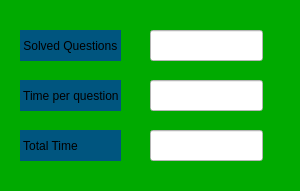
<?xml version="1.0" encoding="UTF-8"?>
<ui version="4.0">
 <class>Form</class>
 <widget class="QWidget" name="Form">
  <property name="geometry">
   <rect>
    <x>0</x>
    <y>0</y>
    <width>300</width>
    <height>191</height>
   </rect>
  </property>
  <property name="windowTitle">
   <string>Form</string>
  </property>
  <property name="styleSheet">
   <string notr="true">background-color: rgb(0, 170, 0);</string>
  </property>
  <widget class="QLabel" name="label">
   <property name="geometry">
    <rect>
     <x>20</x>
     <y>30</y>
     <width>101</width>
     <height>31</height>
    </rect>
   </property>
   <property name="styleSheet">
    <string notr="true">background-color: rgb(0, 85, 127);</string>
   </property>
   <property name="text">
    <string> Solved Questions</string>
   </property>
  </widget>
  <widget class="QLabel" name="label_2">
   <property name="geometry">
    <rect>
     <x>20</x>
     <y>80</y>
     <width>101</width>
     <height>31</height>
    </rect>
   </property>
   <property name="styleSheet">
    <string notr="true">background-color: rgb(0, 85, 127);</string>
   </property>
   <property name="text">
    <string> Time per question</string>
   </property>
  </widget>
  <widget class="QLabel" name="label_3">
   <property name="geometry">
    <rect>
     <x>20</x>
     <y>130</y>
     <width>101</width>
     <height>31</height>
    </rect>
   </property>
   <property name="styleSheet">
    <string notr="true">background-color: rgb(0, 85, 127);</string>
   </property>
   <property name="text">
    <string> Total Time</string>
   </property>
  </widget>
  <widget class="QLineEdit" name="lineEdit">
   <property name="geometry">
    <rect>
     <x>150</x>
     <y>30</y>
     <width>113</width>
     <height>31</height>
    </rect>
   </property>
   <property name="styleSheet">
    <string notr="true">background-color: rgb(255, 255, 255);</string>
   </property>
  </widget>
  <widget class="QLineEdit" name="lineEdit_2">
   <property name="geometry">
    <rect>
     <x>150</x>
     <y>80</y>
     <width>113</width>
     <height>31</height>
    </rect>
   </property>
   <property name="styleSheet">
    <string notr="true">background-color: rgb(255, 255, 255);</string>
   </property>
  </widget>
  <widget class="QLineEdit" name="lineEdit_3">
   <property name="geometry">
    <rect>
     <x>150</x>
     <y>130</y>
     <width>113</width>
     <height>31</height>
    </rect>
   </property>
   <property name="styleSheet">
    <string notr="true">background-color: rgb(255, 255, 255);</string>
   </property>
  </widget>
 </widget>
 <resources/>
 <connections/>
</ui>
